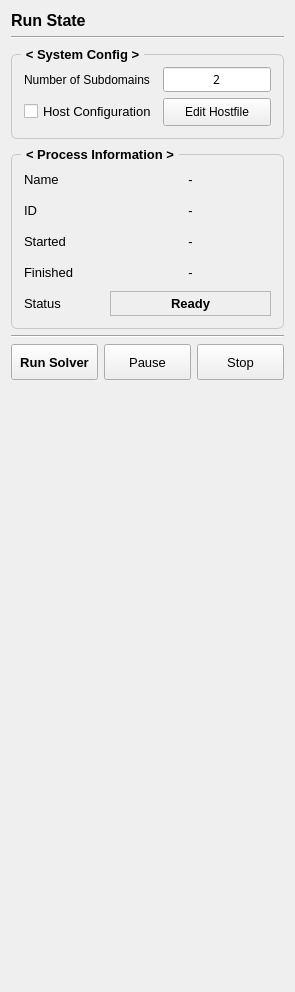
         <widget class="QWidget" name="page_run">
          <layout class="QVBoxLayout" name="verticalLayout_2">
           <item>
            <widget class="QLabel" name="title_6">
             <property name="sizePolicy">
              <sizepolicy hsizetype="Expanding" vsizetype="Fixed">
               <horstretch>0</horstretch>
               <verstretch>0</verstretch>
              </sizepolicy>
             </property>
             <property name="font">
              <font>
               <pointsize>12</pointsize>
               <bold>true</bold>
              </font>
             </property>
             <property name="text">
              <string>Run State</string>
             </property>
            </widget>
           </item>
           <item>
            <widget class="Line" name="line_9">
             <property name="orientation">
              <enum>Qt::Orientation::Horizontal</enum>
             </property>
            </widget>
           </item>
           <item>
            <widget class="QGroupBox" name="groupBox_17">
             <property name="enabled">
              <bool>true</bool>
             </property>
             <property name="font">
              <font>
               <pointsize>10</pointsize>
               <bold>true</bold>
              </font>
             </property>
             <property name="styleSheet">
              <string notr="true">QGroupBox {
    border: 1px solid;
    border-radius: 6;
    margin-top: 9;
    border-color : #c8c8c8;
	padding: 3;   
}
QGroupBox::title {
    subcontrol-origin: margin;
    subcontrol-position: top left;
    left: 10;
    padding: 2 3;
}</string>
             </property>
             <property name="title">
              <string>&lt; System Config &gt;</string>
             </property>
             <property name="checkable">
              <bool>false</bool>
             </property>
             <property name="checked">
              <bool>false</bool>
             </property>
             <layout class="QGridLayout" name="gridLayout_18" columnstretch="1,0">
              <property name="topMargin">
               <number>9</number>
              </property>
              <property name="bottomMargin">
               <number>9</number>
              </property>
              <item row="1" column="0">
               <widget class="QCheckBox" name="checkBox_host_2">
                <property name="font">
                 <font>
                  <pointsize>10</pointsize>
                 </font>
                </property>
                <property name="text">
                 <string>Host Configuration</string>
                </property>
               </widget>
              </item>
              <item row="0" column="0">
               <widget class="QLabel" name="label_73">
                <property name="font">
                 <font>
                  <pointsize>9</pointsize>
                  <bold>false</bold>
                 </font>
                </property>
                <property name="text">
                 <string>Number of Subdomains </string>
                </property>
               </widget>
              </item>
              <item row="0" column="1">
               <widget class="QLineEdit" name="edit_number_of_subdomains_2">
                <property name="sizePolicy">
                 <sizepolicy hsizetype="Fixed" vsizetype="Fixed">
                  <horstretch>0</horstretch>
                  <verstretch>0</verstretch>
                 </sizepolicy>
                </property>
                <property name="minimumSize">
                 <size>
                  <width>0</width>
                  <height>25</height>
                 </size>
                </property>
                <property name="font">
                 <font>
                  <family>맑은 고딕</family>
                  <pointsize>9</pointsize>
                  <bold>false</bold>
                 </font>
                </property>
                <property name="text">
                 <string>2</string>
                </property>
                <property name="alignment">
                 <set>Qt::AlignmentFlag::AlignCenter</set>
                </property>
               </widget>
              </item>
              <item row="1" column="1">
               <widget class="QPushButton" name="button_edit_hostfile_run">
                <property name="sizePolicy">
                 <sizepolicy hsizetype="Expanding" vsizetype="Fixed">
                  <horstretch>0</horstretch>
                  <verstretch>0</verstretch>
                 </sizepolicy>
                </property>
                <property name="minimumSize">
                 <size>
                  <width>0</width>
                  <height>28</height>
                 </size>
                </property>
                <property name="font">
                 <font>
                  <pointsize>9</pointsize>
                  <bold>false</bold>
                 </font>
                </property>
                <property name="text">
                 <string>Edit Hostfile</string>
                </property>
               </widget>
              </item>
             </layout>
            </widget>
           </item>
           <item>
            <widget class="QGroupBox" name="groupBox">
             <property name="font">
              <font>
               <pointsize>10</pointsize>
               <bold>true</bold>
              </font>
             </property>
             <property name="styleSheet">
              <string notr="true">QGroupBox {
    border: 1px solid;
    border-radius: 6;
    margin-top: 9;
    border-color : #c8c8c8;
	padding: 3;   
}
QGroupBox::title {
    subcontrol-origin: margin;
    subcontrol-position: top left;
    left: 10;
    padding: 2 3;
}</string>
             </property>
             <property name="title">
              <string>&lt; Process Information &gt;</string>
             </property>
             <layout class="QGridLayout" name="gridLayout_3" columnstretch="1,2">
              <property name="topMargin">
               <number>9</number>
              </property>
              <item row="0" column="0">
               <widget class="QLabel" name="label_17">
                <property name="font">
                 <font>
                  <pointsize>10</pointsize>
                  <bold>false</bold>
                 </font>
                </property>
                <property name="text">
                 <string>Name</string>
                </property>
               </widget>
              </item>
              <item row="0" column="1">
               <widget class="QLabel" name="edit_run_name">
                <property name="minimumSize">
                 <size>
                  <width>0</width>
                  <height>25</height>
                 </size>
                </property>
                <property name="font">
                 <font>
                  <pointsize>10</pointsize>
                  <bold>false</bold>
                 </font>
                </property>
                <property name="frameShape">
                 <enum>QFrame::Shape::NoFrame</enum>
                </property>
                <property name="frameShadow">
                 <enum>QFrame::Shadow::Sunken</enum>
                </property>
                <property name="text">
                 <string>-</string>
                </property>
                <property name="alignment">
                 <set>Qt::AlignmentFlag::AlignCenter</set>
                </property>
               </widget>
              </item>
              <item row="1" column="1">
               <widget class="QLabel" name="edit_run_id">
                <property name="minimumSize">
                 <size>
                  <width>0</width>
                  <height>25</height>
                 </size>
                </property>
                <property name="font">
                 <font>
                  <pointsize>10</pointsize>
                  <bold>false</bold>
                 </font>
                </property>
                <property name="frameShape">
                 <enum>QFrame::Shape::NoFrame</enum>
                </property>
                <property name="frameShadow">
                 <enum>QFrame::Shadow::Sunken</enum>
                </property>
                <property name="text">
                 <string>-</string>
                </property>
                <property name="alignment">
                 <set>Qt::AlignmentFlag::AlignCenter</set>
                </property>
               </widget>
              </item>
              <item row="4" column="1">
               <widget class="QLabel" name="edit_run_status">
                <property name="minimumSize">
                 <size>
                  <width>0</width>
                  <height>25</height>
                 </size>
                </property>
                <property name="font">
                 <font>
                  <pointsize>10</pointsize>
                  <bold>true</bold>
                 </font>
                </property>
                <property name="frameShape">
                 <enum>QFrame::Shape::StyledPanel</enum>
                </property>
                <property name="frameShadow">
                 <enum>QFrame::Shadow::Sunken</enum>
                </property>
                <property name="text">
                 <string>Ready</string>
                </property>
                <property name="alignment">
                 <set>Qt::AlignmentFlag::AlignCenter</set>
                </property>
               </widget>
              </item>
              <item row="2" column="1">
               <widget class="QLabel" name="edit_run_started">
                <property name="minimumSize">
                 <size>
                  <width>0</width>
                  <height>25</height>
                 </size>
                </property>
                <property name="font">
                 <font>
                  <pointsize>10</pointsize>
                  <bold>false</bold>
                 </font>
                </property>
                <property name="frameShape">
                 <enum>QFrame::Shape::NoFrame</enum>
                </property>
                <property name="frameShadow">
                 <enum>QFrame::Shadow::Sunken</enum>
                </property>
                <property name="text">
                 <string>-</string>
                </property>
                <property name="alignment">
                 <set>Qt::AlignmentFlag::AlignCenter</set>
                </property>
               </widget>
              </item>
              <item row="1" column="0">
               <widget class="QLabel" name="label_2">
                <property name="font">
                 <font>
                  <pointsize>10</pointsize>
                  <bold>false</bold>
                 </font>
                </property>
                <property name="text">
                 <string>ID</string>
                </property>
                <property name="scaledContents">
                 <bool>false</bool>
                </property>
                <property name="alignment">
                 <set>Qt::AlignmentFlag::AlignLeading|Qt::AlignmentFlag::AlignLeft|Qt::AlignmentFlag::AlignVCenter</set>
                </property>
               </widget>
              </item>
              <item row="4" column="0">
               <widget class="QLabel" name="label_4">
                <property name="font">
                 <font>
                  <pointsize>10</pointsize>
                  <bold>false</bold>
                 </font>
                </property>
                <property name="text">
                 <string>Status</string>
                </property>
               </widget>
              </item>
              <item row="2" column="0">
               <widget class="QLabel" name="label_3">
                <property name="font">
                 <font>
                  <pointsize>10</pointsize>
                  <bold>false</bold>
                 </font>
                </property>
                <property name="text">
                 <string>Started</string>
                </property>
               </widget>
              </item>
              <item row="3" column="0">
               <widget class="QLabel" name="label_19">
                <property name="font">
                 <font>
                  <pointsize>10</pointsize>
                  <bold>false</bold>
                 </font>
                </property>
                <property name="text">
                 <string>Finished</string>
                </property>
               </widget>
              </item>
              <item row="3" column="1">
               <widget class="QLabel" name="edit_run_finished">
                <property name="minimumSize">
                 <size>
                  <width>0</width>
                  <height>25</height>
                 </size>
                </property>
                <property name="font">
                 <font>
                  <pointsize>10</pointsize>
                  <bold>false</bold>
                 </font>
                </property>
                <property name="frameShape">
                 <enum>QFrame::Shape::NoFrame</enum>
                </property>
                <property name="frameShadow">
                 <enum>QFrame::Shadow::Sunken</enum>
                </property>
                <property name="text">
                 <string>-</string>
                </property>
                <property name="alignment">
                 <set>Qt::AlignmentFlag::AlignCenter</set>
                </property>
               </widget>
              </item>
             </layout>
            </widget>
           </item>
           <item>
            <widget class="Line" name="line_10">
             <property name="orientation">
              <enum>Qt::Orientation::Horizontal</enum>
             </property>
            </widget>
           </item>
           <item>
            <layout class="QHBoxLayout" name="horizontalLayout_2" stretch="0,0,0">
             <property name="leftMargin">
              <number>0</number>
             </property>
             <property name="topMargin">
              <number>0</number>
             </property>
             <item>
              <widget class="QPushButton" name="button_run">
               <property name="minimumSize">
                <size>
                 <width>0</width>
                 <height>36</height>
                </size>
               </property>
               <property name="font">
                <font>
                 <pointsize>10</pointsize>
                 <bold>true</bold>
                </font>
               </property>
               <property name="text">
                <string>Run Solver</string>
               </property>
               <property name="checkable">
                <bool>false</bool>
               </property>
               <property name="default">
                <bool>false</bool>
               </property>
              </widget>
             </item>
             <item>
              <widget class="QPushButton" name="button_pause">
               <property name="minimumSize">
                <size>
                 <width>0</width>
                 <height>36</height>
                </size>
               </property>
               <property name="font">
                <font>
                 <pointsize>10</pointsize>
                 <bold>false</bold>
                </font>
               </property>
               <property name="text">
                <string>Pause</string>
               </property>
              </widget>
             </item>
             <item>
              <widget class="QPushButton" name="button_stop">
               <property name="minimumSize">
                <size>
                 <width>0</width>
                 <height>36</height>
                </size>
               </property>
               <property name="font">
                <font>
                 <pointsize>10</pointsize>
                 <bold>false</bold>
                </font>
               </property>
               <property name="text">
                <string>Stop</string>
               </property>
              </widget>
             </item>
            </layout>
           </item>
           <item>
            <spacer name="verticalSpacer_8">
             <property name="orientation">
              <enum>Qt::Orientation::Vertical</enum>
             </property>
             <property name="sizeHint" stdset="0">
              <size>
               <width>20</width>
               <height>601</height>
              </size>
             </property>
            </spacer>
           </item>
          </layout>
         </widget>
